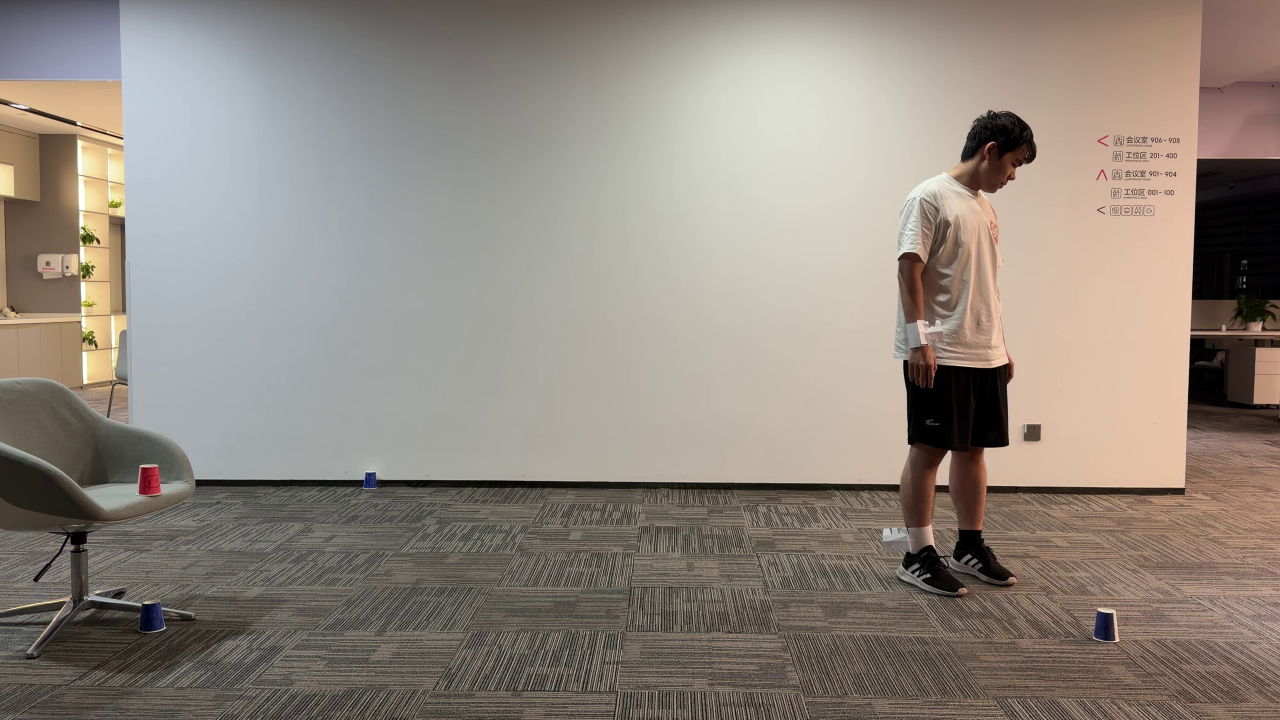
#> input picture mov_samples/frame_000000.jpg, 3840 x 2160 px, given in place of IMG_2483.MOV, which was not available (shown at 1/3 size)
$ python cups_wristband_3d_tracker.py
#> lines starting #> are read from the running program, lines starting #| are printed output that depends on the picture; after the words box and inside, x2 and y2 are one past the last pixel; in counts of white or black regions, pixels touching at a corner belong together; pictures that were not available may be replaced by others from this repository, and a replacement may not be noted
### cups_3d_tracker.py
import argparse
import csv
import sys
from dataclasses import dataclass
from pathlib import Path


sys.path.insert(0, str(Path(__file__).with_name(".deps")))

import cv2
import numpy as np


VIDEO_PATH = Path(r"C:\Users\Administrator\Downloads\VID_20260703_222816848.mp4")
OUT_VIDEO = Path("cups_3d_tracker_overlay.mp4")
OUT_CSV = Path("cups_3d_positions.csv")

# ponytail: relative units; replace with measured width/depth/height when available.
WORLD_W = 100.0
WORLD_D = 100.0
Z_REF_HEIGHT = 25.0
CUP_HEIGHT = 3.0


@dataclass
class Blob:
    x: int
    y: int
    w: int
    h: int
    area: int
    cx: float
    cy: float

    @property
    def minx(self) -> int:
        return self.x

    @property
    def miny(self) -> int:
        return self.y

    @property
    def maxx(self) -> int:
        return self.x + self.w

    @property
    def maxy(self) -> int:
        return self.y + self.h


@dataclass
class Calibration:
    image_to_world: np.ndarray
    blue: dict[str, Blob]
    z_ref: Blob
    z_unit: np.ndarray
    z_pixels: float


def blobs_from_mask(mask: np.ndarray, min_area: int, max_area: int) -> list[Blob]:
    n, _, stats, centers = cv2.connectedComponentsWithStats(mask, 8)
    blobs = []
    for i in range(1, n):
        x, y, w, h, area = [int(v) for v in stats[i]]
        if min_area <= area <= max_area:
            cx, cy = [float(v) for v in centers[i]]
            blobs.append(Blob(x, y, w, h, area, cx, cy))
    return blobs


def merge_close(blobs: list[Blob], pad: int) -> list[Blob]:
    groups: list[list[Blob]] = []
    for blob in blobs:
        hits = [
            g
            for g in groups
            if any(
                blob.minx <= other.maxx + pad
                and other.minx <= blob.maxx + pad
                and blob.miny <= other.maxy + pad
                and other.miny <= blob.maxy + pad
                for other in g
            )
        ]
        if not hits:
            groups.append([blob])
            continue
        hits[0].append(blob)
        for extra in hits[1:]:
            hits[0].extend(extra)
            groups.remove(extra)

    merged = []
    for group in groups:
        area = sum(b.area for b in group)
        sx = sum(b.cx * b.area for b in group)
        sy = sum(b.cy * b.area for b in group)
        minx = min(b.minx for b in group)
        miny = min(b.miny for b in group)
        maxx = max(b.maxx for b in group)
        maxy = max(b.maxy for b in group)
        merged.append(Blob(minx, miny, maxx - minx, maxy - miny, area, sx / area, sy / area))
    return merged


def hsv_mask(frame: np.ndarray, ranges: list[tuple[tuple[int, int, int], tuple[int, int, int]]]) -> np.ndarray:
    hsv = cv2.cvtColor(frame, cv2.COLOR_BGR2HSV)
    mask = np.zeros(frame.shape[:2], dtype=np.uint8)
    for lo, hi in ranges:
        mask |= cv2.inRange(hsv, np.array(lo), np.array(hi))
    return cv2.morphologyEx(mask, cv2.MORPH_OPEN, np.ones((3, 3), np.uint8))


# [96 lines left out: functions detect_blue, detect_red, detect_white, choose_z_ref, choose_hand, calibrate, not called in this run]


def project_to_world(cal: Calibration, point: tuple[float, float]) -> np.ndarray:
    p = cv2.perspectiveTransform(np.array([[point]], dtype=np.float32), cal.image_to_world)[0, 0]
    return p.astype(float)


# [112 lines left out: functions y_on_line, blob_position_3d, draw_blob, draw_calibration, main, not called in this run]


# [2 lines that do not run on import are left out]

### cups_wristband_3d_tracker.py
import argparse
import csv
import sys
from dataclasses import dataclass
from pathlib import Path


sys.path.insert(0, str(Path(__file__).with_name(".deps")))

import cv2
import numpy as np

from cups_3d_tracker import Blob, blobs_from_mask, draw_blob, hsv_mask, merge_close


VIDEO_PATH = Path(r"C:\Users\Administrator\Downloads\IMG_2483.MOV")
OUT_VIDEO = Path("wristband_3d_tracker_overlay.mp4")
OUT_CSV = Path("wristband_3d_positions.csv")

# ponytail: relative units; replace with measured room/cup values if needed.
WORLD_W = 100.0
WORLD_D = 100.0
Z_REF_HEIGHT = 25.0
OUTPUT_SCALE = 0.5

# ponytail: this MOV has clear first-frame marker positions; use them to avoid white-shirt false picks.
INITIAL_HAND_BBOX = (2620, 1030, 190, 200)
INITIAL_FOOT_BBOX = (2540, 1530, 320, 210)


@dataclass
class Calibration:
    image_to_world: np.ndarray
    blue: dict[str, Blob]
    z_ref: Blob
    z_base: Blob
    z_unit: np.ndarray
    z_pixels: float
    frame_index: int


def detect_blue(frame: np.ndarray) -> dict[str, Blob] | None:
    h, _ = frame.shape[:2]
    mask = hsv_mask(frame, [((95, 35, 20), (135, 255, 235))])
    mask[: int(h * 0.52), :] = 0
    blobs = merge_close(blobs_from_mask(mask, 45, 20000), 28)
    blobs = [b for b in blobs if 10 <= b.w <= 180 and 10 <= b.h <= 180]
    blobs = sorted(blobs, key=lambda b: b.area, reverse=True)[:4]
    if len(blobs) < 4:
        return None

    front = sorted(sorted(blobs, key=lambda b: b.cy, reverse=True)[:2], key=lambda b: b.cx)
    back = sorted(sorted(blobs, key=lambda b: b.cy, reverse=True)[2:], key=lambda b: b.cx)
    return {"front_left": front[0], "front_right": front[1], "back_left": back[0], "back_right": back[1]}


def detect_red_z(frame: np.ndarray) -> Blob | None:
    h, w = frame.shape[:2]
    mask = hsv_mask(frame, [((0, 70, 60), (12, 255, 255)), ((170, 70, 60), (179, 255, 255))])
    blobs = merge_close(blobs_from_mask(mask, 80, 20000), 24)
    choices = [
        b
        for b in blobs
        if b.cx < w * 0.22 and h * 0.48 < b.cy < h * 0.78 and 20 <= b.w <= 180 and 25 <= b.h <= 180
    ]
    return max(choices, key=lambda b: b.area, default=None)


def calibrate(video: Path) -> tuple[Calibration, np.ndarray, float, tuple[int, int]]:
    cap = cv2.VideoCapture(str(video))
    if not cap.isOpened():
        raise RuntimeError(f"cannot open video: {video}")

    fps = cap.get(cv2.CAP_PROP_FPS) or 30.0
    frame_count = int(cap.get(cv2.CAP_PROP_FRAME_COUNT))
    first_frame = None
    for frame_index in range(0, max(frame_count, 1), 5):
        cap.set(cv2.CAP_PROP_POS_FRAMES, frame_index)
        ok, frame = cap.read()
        if not ok:
            continue
        first_frame = frame if first_frame is None else first_frame
        blue = detect_blue(frame)
        z_ref = detect_red_z(frame)
        if not blue or not z_ref:
            continue

        img = np.array(
            [
                [blue["front_left"].cx, blue["front_left"].cy],
                [blue["front_right"].cx, blue["front_right"].cy],
                [blue["back_right"].cx, blue["back_right"].cy],
                [blue["back_left"].cx, blue["back_left"].cy],
            ],
            dtype=np.float32,
        )
        world = np.array([[0, 0], [WORLD_W, 0], [WORLD_W, WORLD_D], [0, WORLD_D]], dtype=np.float32)
        image_to_world = cv2.getPerspectiveTransform(img, world)

        below = [b for b in blue.values() if b.cy > z_ref.cy]
        z_base = min(below or list(blue.values()), key=lambda b: np.hypot(b.cx - z_ref.cx, b.cy - z_ref.cy))
        z_vec = np.array([z_ref.cx - z_base.cx, z_ref.cy - z_base.cy], dtype=float)
        z_pixels = float(np.linalg.norm(z_vec))
        if z_pixels < 1:
            continue

        cap.release()
        return Calibration(image_to_world, blue, z_ref, z_base, z_vec / z_pixels, z_pixels, frame_index), frame, fps, (
            frame.shape[1],
            frame.shape[0],
        )
#> this loop made 1 pass
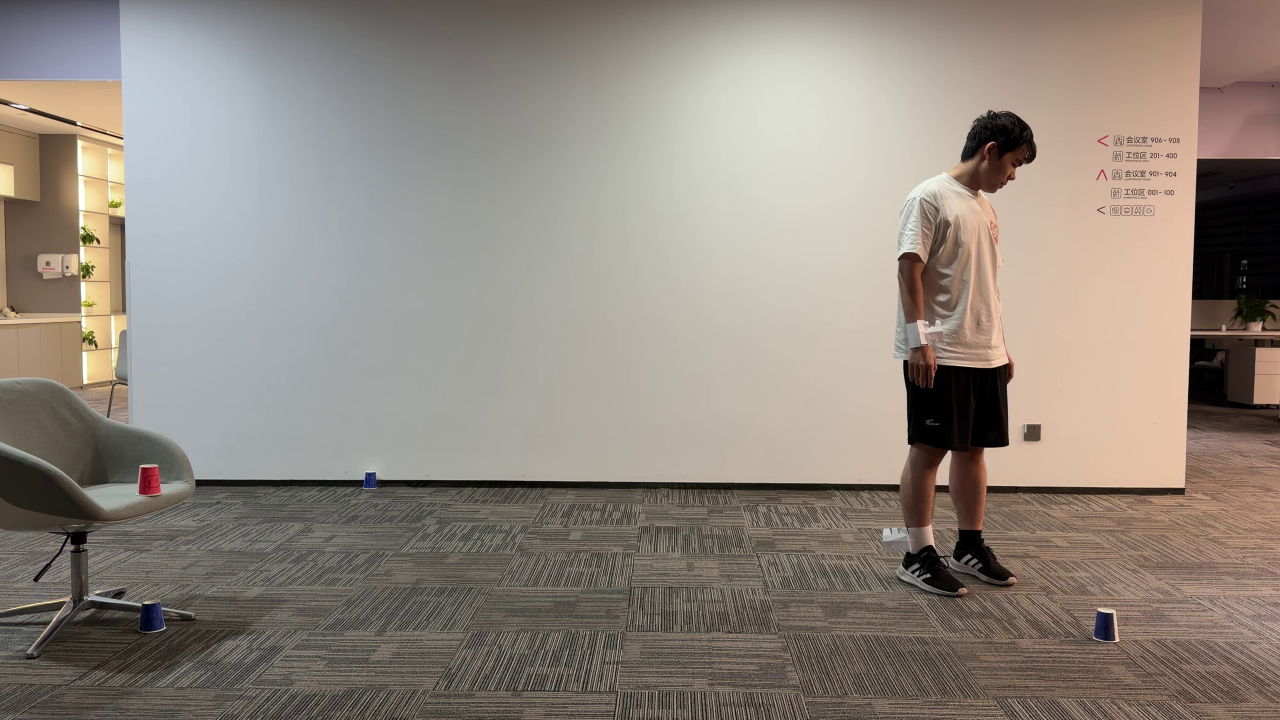
#> input picture mov_samples/frame_000000.jpg, 3840 x 2160 px, given in place of IMG_2483.MOV, which was not available (shown at 1/3 size)
#> pass 1, in detect_blue, `mask = hsv_mask(frame, [((95, 35, 20), (135, 255, 235))])`:
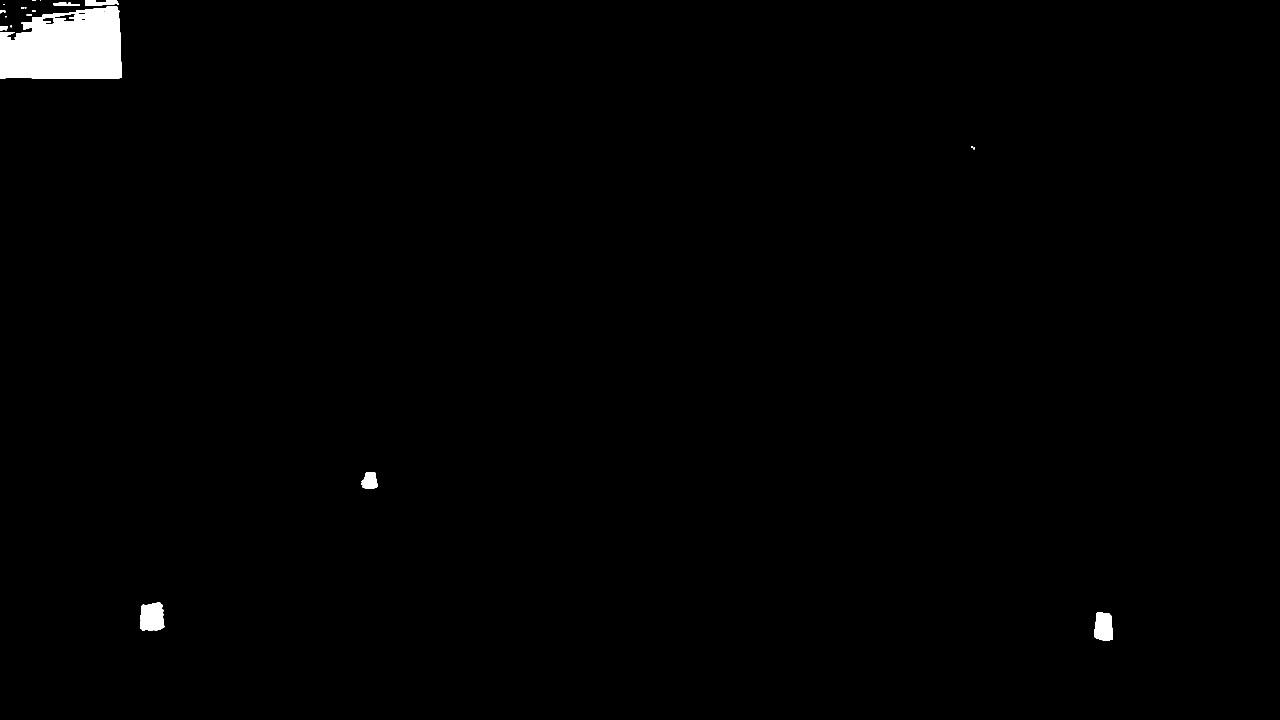
#> mask: shape (2160, 3840) (shown at 1/3 size); 0.94% white; 20 white regions (5 under 20 px), largest, box (x1, y1, x2, y2) and area: (0, 20, 365, 236) 64745, (420, 1807, 493, 1892) 5231, (3282, 1836, 3339, 1922) 4024
#> pass 1, in detect_red_z, `mask = hsv_mask(frame, [((0, 70, 60), (12, 255, 255)), ((170, 70, 60),..`:
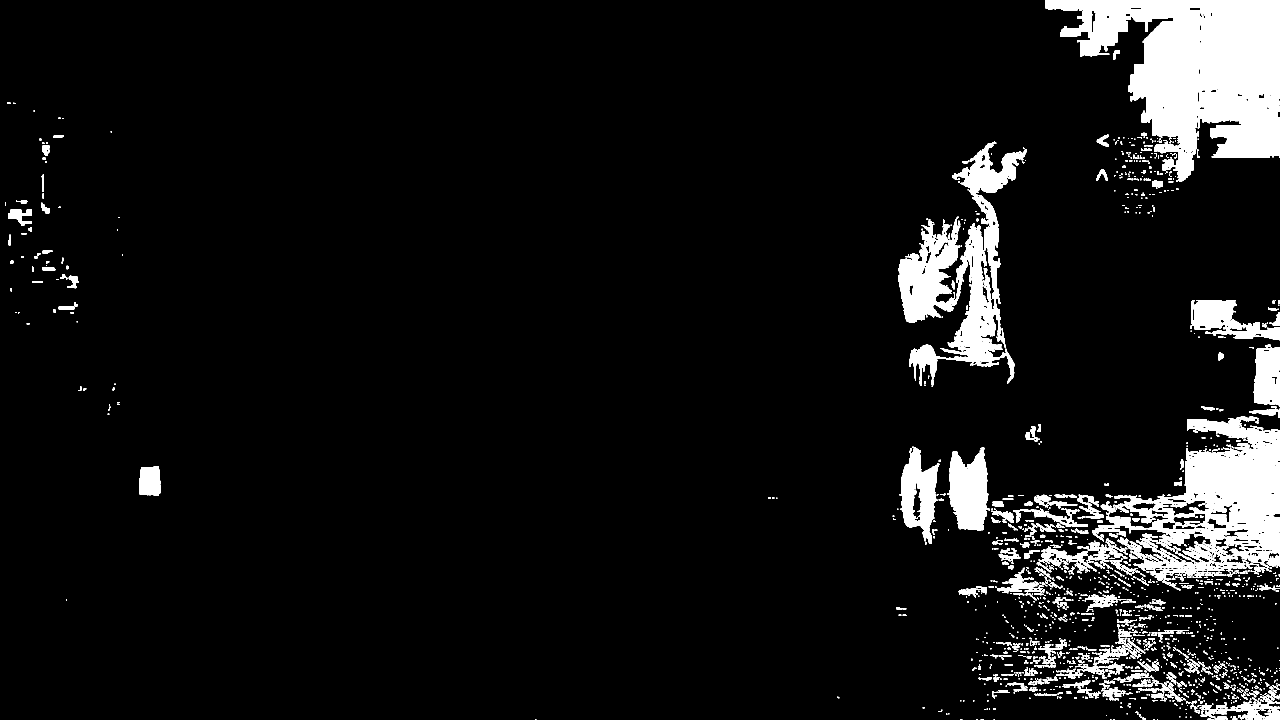
#> mask: shape (2160, 3840) (shown at 1/3 size); 7.2% white; 2067 white regions (1052 under 20 px), largest, box (x1, y1, x2, y2) and area: (3136, 0, 3840, 544) 207095, (3344, 1252, 3840, 1726) 105687, (2694, 425, 3080, 1158) 89214
#> first_frame is the input picture: shape (2160, 3840, 3); mean B, G, R 125.9, 135.3, 144.6

    cap.release()
    if first_frame is None:
        raise RuntimeError("cannot read video frames")
#> (the run stopped early here; a loop or call above may not have finished)
